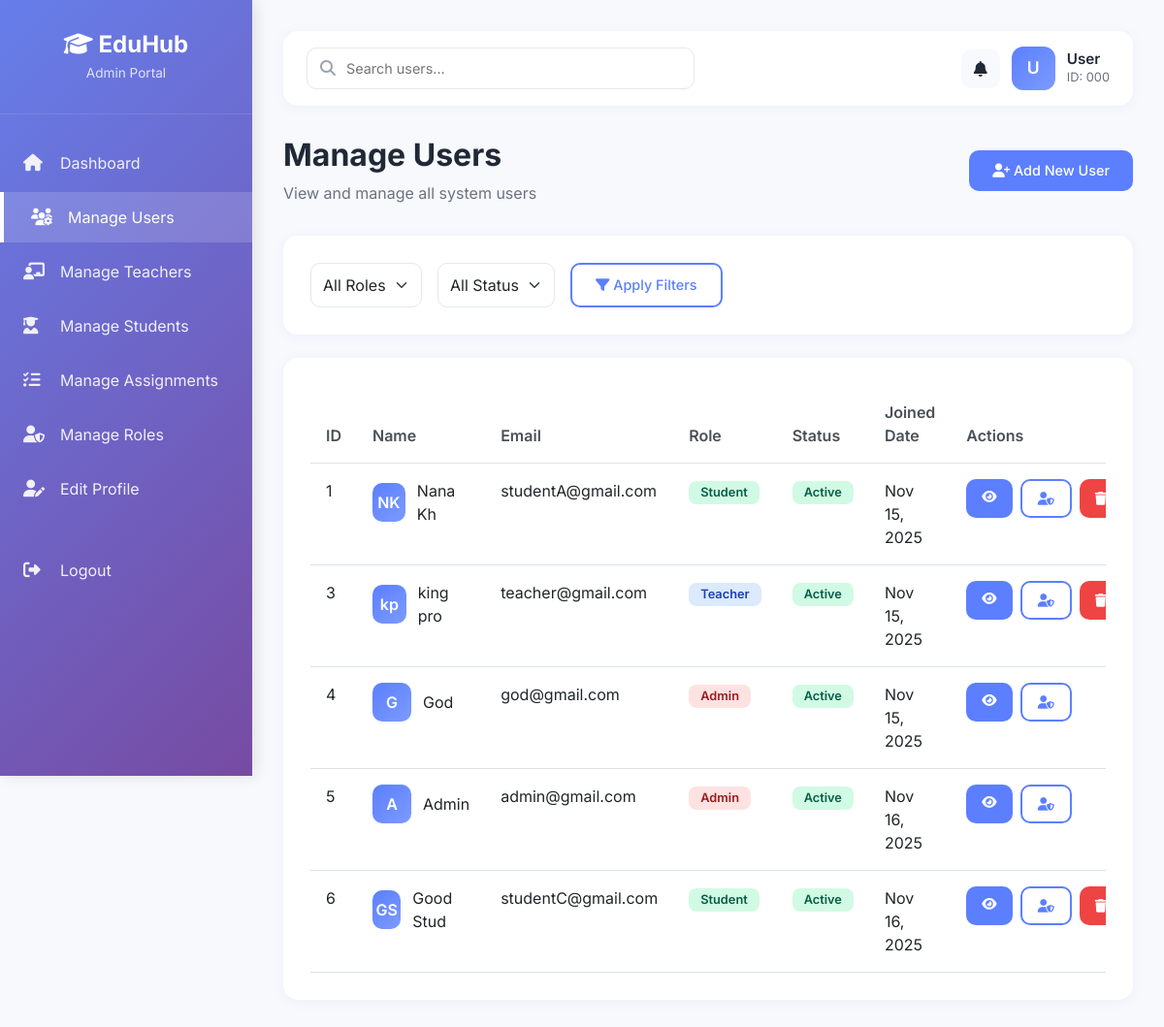
Screenshot of /admin/users (signed in) with the database file from the repository.
### models/student.py (models this page shows, shortened)
class Student(db.Model):
    __tablename__ = 'students'
    id = db.Column(db.Integer, primary_key=True)
    user_id = db.Column(db.Integer, db.ForeignKey(
        'users.id', ondelete='CASCADE'), nullable=False, unique=True, index=True)
    first_name = db.Column(db.String(50))
    last_name = db.Column(db.String(50))
    major = db.Column(db.String(100))
    year = db.Column(db.String(10))
    section = db.Column(db.String(20))
    created_at = db.Column(db.DateTime, nullable=False,
                           default=datetime.utcnow)

### models/user.py (models this page shows, shortened)
class User(UserMixin, db.Model):
    __tablename__ = 'users'
    id = db.Column(db.Integer, primary_key=True)
    username = db.Column(db.String(50), unique=True, nullable=False, index=True)
    email = db.Column(db.String(120), unique=True, nullable=False, index=True)
    password = db.Column(db.String(200), nullable=False)
    role = db.Column(db.String(20), nullable=False,
                     default='student', index=True)  # admin | teacher | student
    status = db.Column(db.String(20), nullable=False, default='active', index=True)
    created_at = db.Column(db.DateTime, nullable=False, default=db.func.current_timestamp())
    last_login = db.Column(db.DateTime, nullable=True)
    student_profile = db.relationship('Student', backref='user', uselist=False, cascade='all, delete-orphan')
    teacher_profile = db.relationship('Teacher', backref='user', uselist=False, cascade='all, delete-orphan')

### models/teacher.py (models this page shows, shortened)
class Teacher(db.Model):
    __tablename__ = 'teachers'
    id = db.Column(db.Integer, primary_key=True)
    user_id = db.Column(db.Integer, db.ForeignKey(
        'users.id', ondelete='CASCADE'), nullable=False, unique=True, index=True)
    first_name = db.Column(db.String(50))
    last_name = db.Column(db.String(50))
    department = db.Column(db.String(100))
    subject = db.Column(db.String(100))
    phone = db.Column(db.String(20))
    bio = db.Column(db.Text)
    avatar_path = db.Column(db.String(255))
    created_at = db.Column(db.DateTime, nullable=False,
                           default=datetime.utcnow)

### routes/admin.py (the view)
@admin_bp.route("/users")
@admin_required
def manage_users():
    users_data = User.query.all()
    users = []
    for u in users_data:
        display_info = get_user_display_name(u)
        users.append({
            'id': u.id,
            'username': u.username,
            'first_name': display_info['first_name'],
            'last_name': display_info['last_name'],
            'email': u.email,
            'role': u.role,
            'status': u.status,
            'created_at': u.created_at
        })
    return render_template("admin/manage_users.html", users=users)

### routes/admin.py (called while the page is built)
def admin_required(f):
    @wraps(f)
    @login_required
    def decorated_function(*args, **kwargs):
        if not current_user.is_authenticated or current_user.role != 'admin':
            abort(403)
        return f(*args, **kwargs)
    return decorated_function

### utils/helpers.py (called while the page is built)
def get_user_display_name(user):
    first_name = ''
    last_name = ''
    if hasattr(user, 'student_profile') and user.student_profile:
        first_name = user.student_profile.first_name or ''
        last_name = user.student_profile.last_name or ''
    elif hasattr(user, 'teacher_profile') and user.teacher_profile:
        first_name = user.teacher_profile.first_name or ''
        last_name = user.teacher_profile.last_name or ''
    else:
        parts = (user.username or '').split('.')
        first_name = parts[0].capitalize() if parts and parts[0] else user.username or ''
        last_name = parts[1].capitalize() if len(parts) > 1 else ''
    full_name = f"{first_name} {last_name}".strip() or user.username or 'Unknown'
    return {
        'first_name': first_name,
        'last_name': last_name,
        'full_name': full_name
    }

### templates/admin/manage_users.html (shortened to what this page needs)
{% extends "base.html" %}
{% block sidebar_subtitle %}Admin Portal{% endblock %}
{% block sidebar_menu %}
<li>
    <a href="{{ url_for('admin_bp.dashboard') }}">
        <i class="fas fa-home"></i>
        Dashboard
    </a>
</li>
<li>
    <a href="{{ url_for('admin_bp.manage_users') }}" class="active">
        <i class="fas fa-users-cog"></i>
        Manage Users
    </a>
</li>
<li>
    <a href="{{ url_for('admin_bp.manage_teachers') }}">
        <i class="fas fa-chalkboard-teacher"></i>
        Manage Teachers
    </a>
</li>
<li>
    <a href="{{ url_for('admin_bp.manage_students') }}">
        <i class="fas fa-user-graduate"></i>
        Manage Students
    </a>
</li>
<li>
    <a href="{{ url_for('admin_bp.manage_assignments') }}">
        <i class="fas fa-tasks"></i>
        Manage Assignments
    </a>
</li>
<li>
    <a href="{{ url_for('admin_bp.manage_roles') }}">
        <i class="fas fa-user-shield"></i>
        Manage Roles
    </a>
</li>
<li>
    <a href="{{ url_for('admin_bp.edit_profile') }}">
        <i class="fas fa-user-edit"></i>
        Edit Profile
    </a>
</li>
<li style="margin-top: 2rem;">
    <a href="{{ url_for('auth_bp.logout') }}">
        <i class="fas fa-sign-out-alt"></i>
        Logout
    </a>
</li>
{% endblock %}
{% block search_placeholder %}Search users...{% endblock %}
{% block content %}
<div style="margin-bottom: 2rem; display: flex; justify-content: space-between; align-items: center;">
    <div>
        <h2 style="font-weight: 700; color: #1f2937; margin-bottom: 0.5rem;">Manage Users</h2>
        <p style="color: #6b7280; margin: 0;">View and manage all system users</p>
    </div>
    <a href="{{ url_for('admin_bp.add_user') }}" class="btn-custom btn-primary-custom">
        <i class="fas fa-user-plus"></i> Add New User
    </a>
</div>
<div class="content-card" style="margin-bottom: 1.5rem;">
    <div style="display: flex; gap: 1rem; flex-wrap: wrap;">
        <select class="form-select" style="width: auto; border-radius: 10px; border: 1px solid #e5e7eb;">
            <option value="">All Roles</option>
        </select>
        <select class="form-select" style="width: auto; border-radius: 10px; border: 1px solid #e5e7eb;">
            <option value="">All Status</option>
        </select>
        <button class="btn-custom btn-outline-custom">
            <i class="fas fa-filter"></i> Apply Filters
        </button>
    </div>
</div>
<div class="content-card">
    <div class="table-responsive">
        <table class="table table-hover" style="margin: 0;">
            <thead>
                <tr>
                    <th style="padding: 1rem; border-top: none; font-weight: 600; color: #495057;">ID</th>
                    <th style="padding: 1rem; border-top: none; font-weight: 600; color: #495057;">Name</th>
                    <th style="padding: 1rem; border-top: none; font-weight: 600; color: #495057;">Email</th>
                    <th style="padding: 1rem; border-top: none; font-weight: 600; color: #495057;">Role</th>
                    <th style="padding: 1rem; border-top: none; font-weight: 600; color: #495057;">Status</th>
                    <th style="padding: 1rem; border-top: none; font-weight: 600; color: #495057;">Joined Date</th>
                    <th style="padding: 1rem; border-top: none; font-weight: 600; color: #495057;">Actions</th>
                </tr>
            </thead>
            <tbody>
                {% for user in users %}
                <tr>
                    <td style="padding: 1rem;">{{ user.id }}</td>
                    <td style="padding: 1rem;">
                        <div style="display: flex; align-items: center; gap: 0.75rem;">
                            <div
                                style="width: 40px; height: 40px; border-radius: 10px; background: linear-gradient(135deg, var(--primary-color), var(--secondary-color)); display: flex; align-items: center; justify-content: center; color: white; font-weight: 600;">
                                {{ user.first_name[0] }}{{ user.last_name[0] }}
                            </div>
                            <span>{{ user.first_name }} {{ user.last_name }}</span>
                        </div>
                    </td>
                    <td style="padding: 1rem;">{{ user.email }}</td>
                    <td style="padding: 1rem;">
                        {% if user.role == 'admin' %}
                        <span class="badge badge-late">Admin</span>
                        {% elif user.role == 'teacher' %}
                        <span class="badge badge-graded">Teacher</span>
                        {% elif user.role == 'student' %}
                        <span class="badge badge-submitted">Student</span>
                        {% endif %}
                    </td>
                    <td style="padding: 1rem;">
                        <span class="badge badge-submitted">Active</span>
                    </td>
                    <td style="padding: 1rem;">{{ user.created_at.strftime('%b %d, %Y') if user.created_at else 'N/A' }}
                    </td>
                    <td style="padding: 1rem;">
                        <div style="display: flex; gap: 0.5rem;">
                            <a href="{{ url_for('admin_bp.view_user', user_id=user.id) }}"
                                class="btn-custom btn-primary-custom" style="padding: 0.5rem 1rem; font-size: 0.85rem;">
                                <i class="fas fa-eye"></i>
                            </a>
                            <a href="{{ url_for('admin_bp.change_role', user_id=user.id) }}"
                                class="btn-custom btn-outline-custom" style="padding: 0.5rem 1rem; font-size: 0.85rem;">
                                <i class="fas fa-user-shield"></i>
                            </a>
                            {% if user.role != 'admin' %}
                            <button onclick="deleteUser('{{ user.id }}')" class="btn-custom"
                                style="padding: 0.5rem 1rem; font-size: 0.85rem; background: var(--danger-color); color: white;">
                                <i class="fas fa-trash"></i>
                            </button>
                            {% endif %}
                        </div>
                    </td>
                </tr>
                {% endfor %}
            </tbody>
        </table>
    </div>
</div>
{% endblock %}

### rows the page displays
Student: first_name "N", last_name "K", first_name "Nana", last_name "Kh"
User: email "studentA@gmail.com", created_at "Nov 15, 2025"
Teacher: first_name "k", last_name "p", first_name "king", last_name "pro"
User: email "teacher@gmail.com", created_at "Nov 15, 2025"
User: id "4", first_name "G", first_name "God", email "god@gmail.com", role "Admin", created_at "Nov 15, 2025"
User: id "5", first_name "A", first_name "Admin", email "admin@gmail.com", role "Admin", created_at "Nov 16, 2025"
Student: first_name "G", last_name "S", first_name "Good", last_name "Stud"
User: email "studentC@gmail.com", created_at "Nov 16, 2025"

### other values shown
{{ user.id }} "1" "3" "6"
